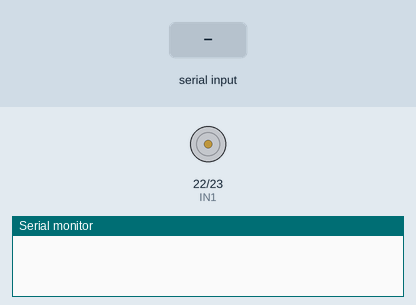
A program run on a simulated ESP32. Parts: motor-driver pin pairs drawn as motors (green arrow = first pin HIGH = forward, orange = second pin HIGH = backward, longer = more drive), the last lines printed to the serial monitor. The test bench sets the inputs (shaded band).

Above: at 1.2 s.
1.3 s: "l" received over Serial
At 2.0 s:
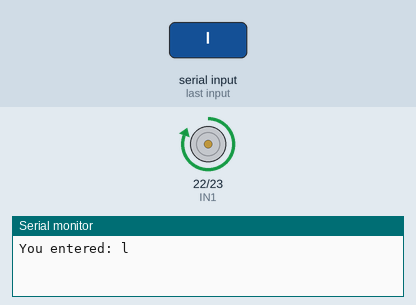
2.8 s: "r" received over Serial
At 3.1 s:
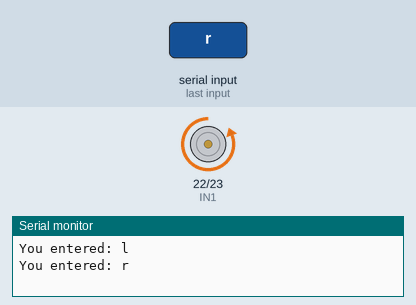
4.3 s: "1" received over Serial
At 5.5 s:
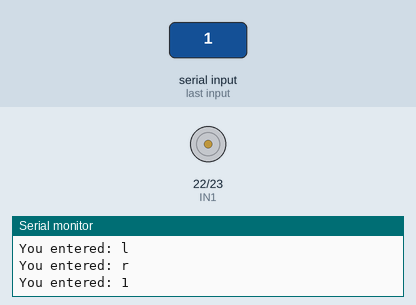
Timing chart, 0 to 7.3 s (numbered marks = the images above; inputs shaded):
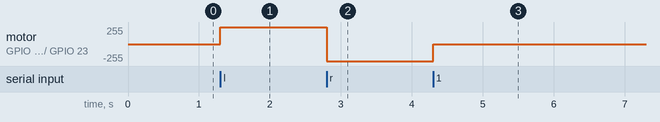

The program:

main.cpp
```cpp
#include <Arduino.h>

int IN1 = 22;
int IN2 = 23;

void setup() {
  Serial.begin(9600);
  pinMode(IN1, OUTPUT);
  pinMode(IN2, OUTPUT);
}

void loop() {
  if (Serial.available()) {
    char incomingByte = Serial.read();
    Serial.print("You entered: ");
    Serial.println(incomingByte);

    // Use single equals for comparison
    if (incomingByte == 'l') {
      analogWrite(IN1, 1000);
      analogWrite(IN2, 0);  // Turn left
    } else if (incomingByte == 'r') {
      analogWrite(IN1, 0);
      analogWrite(IN2, 1000); // Turn right
    } else {
      // Stop the motor (both pins LOW)
      analogWrite(IN1, 0);
      analogWrite(IN2, 0);
    }
  }
}
```

Measured:
- after the input at 1.3 s, motor on GPIO 22 (IN1) / GPIO 23 (IN2): stopped → forward 255/255 at once
- after the input at 2.8 s, motor on GPIO 22 (IN1) / GPIO 23 (IN2): forward 255/255 → backward 255/255 at once
- after the input at 4.3 s, motor on GPIO 22 (IN1) / GPIO 23 (IN2): backward 255/255 → stopped at once
